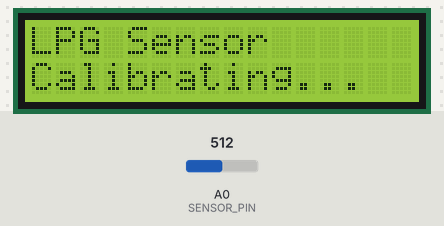
Simulated run of this sketch. Board: Arduino Uno, built with avr-gcc and run on an emulated ATmega328P. Shown: 16×2 character LCD. Inputs (shaded band) come from the test bench; at power-on: A0 (SENSOR_PIN) = 512.

Above: at 0.1 s.
At 25.1 s:
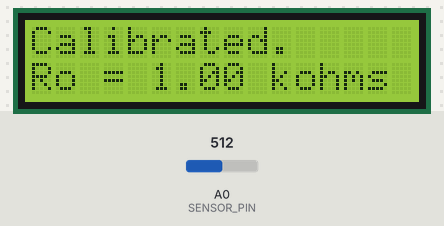
At 27.1 s:
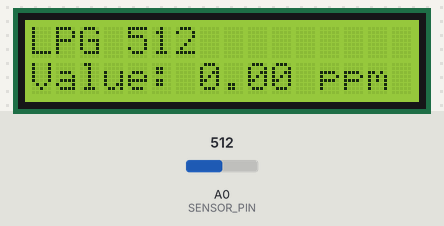

Measured:
- what the display in image 1 shows lasts 2.0 s, from 25.1 s to 27.1 s

The sketch:

GasSensorCalibrated.ino
```cpp
#include <LiquidCrystal.h>

#define SENSOR_PIN					0		// Analog pin used for sensor
#define	RLOAD						10	    // Load resistance (kohms)
#define	RO_CLEAN_AIR				10	    // RS in clean air / RO (from datasheet in kohms)
#define CALIBRATION_SAMPLES			50		// Number of samples taken during calibration
#define CALIBRATION_SAMPLING_TIME	500		// Time interval between samples during calibration
#define READ_SAMPLES				50
#define READ_SAMPLING_TIME			5

float lpgCurve[3] = { 3, 0, -0.4};		// Data format:{ x, y, slope}; point1: (lg1000, lg1), point2: (lg10000, lg0.4)
										// Assumed linear

float Ro = 10;	//Ro is initialized to 10 kilo ohms

LiquidCrystal lcd(12, 11, 5, 4, 3, 2);

float ppmSensorValue;
int val;

void setup() {

	lcd.begin(16, 2);
	lcd.print("LPG Sensor");

	lcd.setCursor(0, 1);
	lcd.print("Calibrating...");

	Ro = calibrateSensor(SENSOR_PIN);

	lcd.clear();
	lcd.print("Calibrated.");
	lcd.setCursor(0, 1);
	lcd.print("Ro = ");
	lcd.print(Ro);
	lcd.print(" kohms");

	delay(2000);

}

void loop() {
	val = analogRead(SENSOR_PIN);
	lcd.clear();
	ppmSensorValue = pow(10, ((((log(calculateSensorResistance(val) / Ro)) - lpgCurve[1]) / lpgCurve[2]) + lpgCurve[0]));

	lcd.setCursor(0, 0);
	lcd.print("LPG ");
        lcd.print(val);
	lcd.setCursor(0, 1);
	lcd.print("Value: ");
	lcd.print(ppmSensorValue);
	lcd.print(" ppm");

	delay(750);

}

float calculateSensorResistance(int raw_adc) {
  return (((float)RLOAD*(1023-raw_adc)/raw_adc));
}

float calibrateSensor(int sensorPin) {

	int i = 0;
	int rawSensorValue = 0;
	float averageSensorValue = 0;

	while(i<CALIBRATION_SAMPLES) {
		averageSensorValue += calculateSensorResistance(analogRead(SENSOR_PIN));
		i++;
		delay(CALIBRATION_SAMPLING_TIME);
	}

	averageSensorValue = averageSensorValue / CALIBRATION_SAMPLES;
	averageSensorValue = averageSensorValue / RO_CLEAN_AIR;

	return averageSensorValue;

}

float readSensor(int sensorPin) {

  int i;
  float sensorResistance = 0;

  for (i=0;i<READ_SAMPLES;i++) {
    sensorResistance += calculateSensorResistance(analogRead(sensorPin));
    delay(READ_SAMPLING_TIME);
  }

  sensorResistance = sensorResistance/READ_SAMPLES;

  return sensorResistance;

}
```
